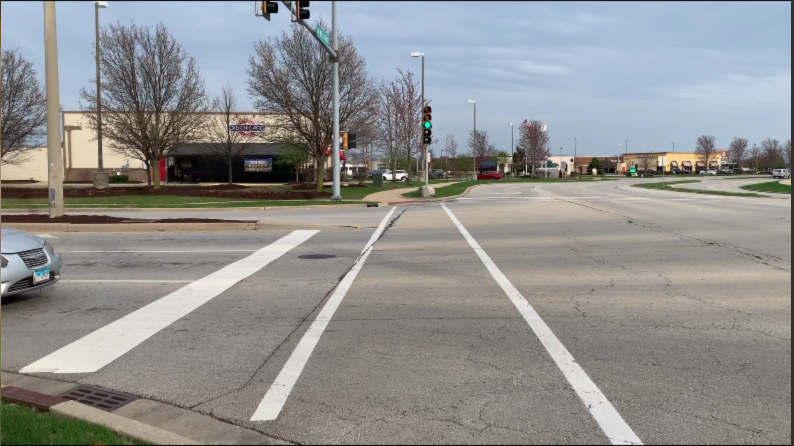
#> input picture Sidewalk and crosswalk detection/1038.png, 1588 x 892 px (shown at 1/2 size)
$ jupyter execute 'Two-Line Crosswalk Detection.ipynb'   (shell and % lines are left out)   (text cells are left out)
#> lines starting #> are read from the running program, lines starting #| are printed output that depends on the picture; after the words box and inside, x2 and y2 are one past the last pixel; in counts of white or black regions, pixels touching at a corner belong together; pictures that were not available may be replaced by others from this repository, and a replacement may not be noted
[cell 1]
import cv2
import numpy as np
import matplotlib.pyplot as plt
from scipy import stats
import math

[cell 2]
def open_img(img):
    image = cv2.imread(img)
    image = cv2.cvtColor(image,cv2.COLOR_BGR2GRAY)
    return image

[cell 3]
def open_img_color(img):
#> called with img = '1038.png'
    image = cv2.imread(img)
#> image is the input picture: shape (892, 1588, 3); mean B, G, R 142.9, 143.8, 143.8
    return image

[cell 4]
# [6 lines left out: function show_image_color, not called in this run]

[cell 5]
def show_image_gray(img):
    plt.imshow(img,  cmap='gray')
    plt.show()

[cell 6]
# [4 lines left out: function do_erode, not called in this run]

[cell 7]
# [5 lines left out: function do_dilate, not called in this run]

[cell 8]
def filtered_white(img,low_white,high_white):
    mask_white = cv2.inRange(img, low_white, high_white)
    img = cv2.bitwise_and(img, mask_white)
    kernel_size = 5
    gauss_gray = cv2.GaussianBlur(img,(kernel_size,kernel_size),0)
    #show_image_gray(gauss_gray)
    return gauss_gray

[cell 9]
def ROI(img):
    h,w = img.shape[0],img.shape[1]
    #print(h)
    #print(w)
    triangle = np.array([[(49,h),(429,h),(250,100)]])
    mask = np.zeros_like(img)
    cv2.fillPoly(mask,triangle,255)
    #show_image_gray(mask)
    masked_image = cv2.bitwise_and(img,mask)
    return masked_image

[cell 10]
# [11 lines left out: function auto_canny, not called in this run]

[cell 11]
# [44 lines left out: functions find_x_coordinate, find_and_draw_lines, not called in this run]
    #print(left_line_avg)

[cell 12]
def get_slope(x1,y1,x2,y2):
    return (y2-y1)/(x2-x1)
def find_draw_best_lines(original_img,lines):
    combo_img = original_img.copy()
    l_line = []
    r_line = []
    for line in lines:
        #print(line)
        det_slope = 0.8
        x1,y1,x2,y2 = line.reshape(4)
        slope = get_slope(x1,y1,x2,y2)
        if slope < -det_slope:
            l_line.append(x1)
            l_line.append(y1)
            l_line.append(x2)
            l_line.append(y2)
        elif slope > det_slope:
            r_line.append(x1)
            r_line.append(y1)
            r_line.append(x2)
            r_line.append(y2)

        if len(l_line) != 0 and len(r_line) != 0:
            line_img = np.zeros_like(original_img)
            cv2.line(line_img,(l_line[0],l_line[1]),(l_line[2],l_line[3]),(0,255,0),5)
            cv2.line(line_img,(r_line[0],r_line[1]),(r_line[2],r_line[3]),(0,255,0),5)
            combo_img = cv2.addWeighted(original_img,1,line_img,1,1)
            return combo_img
    return combo_img

[cell 13]
def hough_lines(original_img, img, rho, theta, threshold, min_line_len, max_line_gap):
    """
    `img` should be the output of a Canny transform.

    Returns an image with hough lines drawn.
    """
    lines = cv2.HoughLinesP(img, rho, theta, threshold, np.array([]), minLineLength=min_line_len, maxLineGap=max_line_gap)
    if lines is None:
        return original_img
    if len(lines) == 0:
        return
    combo_img = find_draw_best_lines(original_img.copy(),lines)
    #combo_img = find_and_draw_lines(original_img.copy(),lines)
    return combo_img

[cell 14]
###main
#https://abhishek4273.com/2014/03/15/fast-roadpath-detection-using-opencv/
### 1038.png
img_color = open_img_color('1038.png')
img = open_img('1038.png')
img = cv2.resize(img,(480,360))
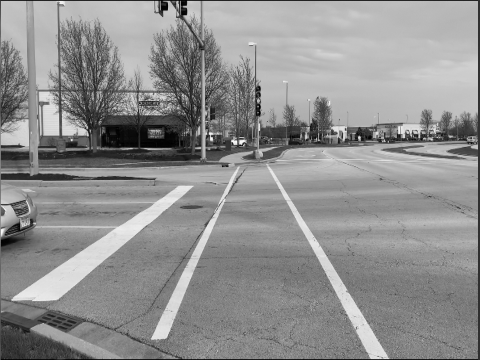
#> img: shape (360, 480); min 0, max 251, mean 143.5
img_color = cv2.resize(img_color,(480,360))
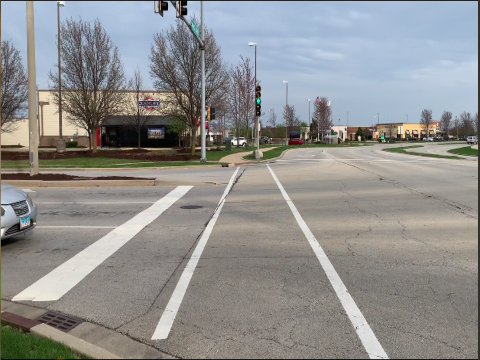
#> img_color: shape (360, 480, 3); mean B, G, R 142.7, 143.6, 143.7
img_2 = open_img('stair_crosswalk_1.jpg')
#> call 2 of open_img, with img = 'stair_crosswalk_1.jpg'
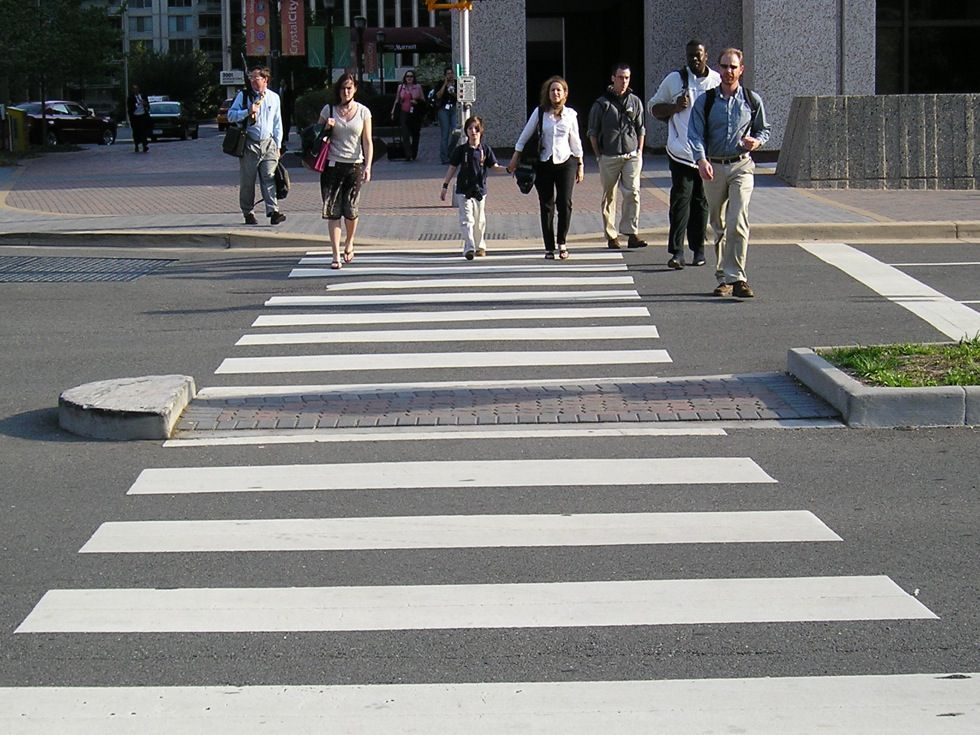
#> input picture Sidewalk and crosswalk detection/stair_crosswalk_1.jpg, 980 x 735 px
#> in open_img, image is the input picture: shape (735, 980, 3); mean B, G, R 123.2, 124.2, 124.3
img_3 = open_img('stair_crosswalk_2.jpg')
#> call 3 of open_img, with img = 'stair_crosswalk_2.jpg'
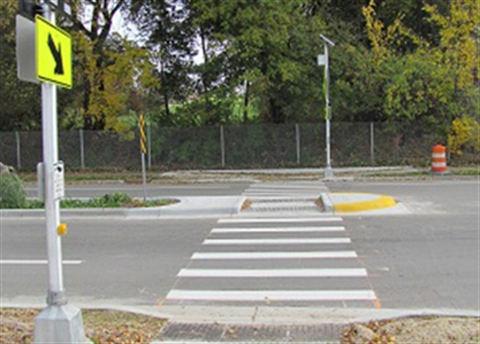
#> input picture Sidewalk and crosswalk detection/stair_crosswalk_2.jpg, 480 x 344 px
#> in open_img, image is the input picture: shape (344, 480, 3); mean B, G, R 111.8, 127.3, 127.2
show_image_gray(img)
# [5 lines of commented-out code are left out]
print("1. filtered image with white present.")
img = filtered_white(img,200,255)
#> in filtered_white, `mask_white = cv2.inRange(img, low_white, high_white)`:
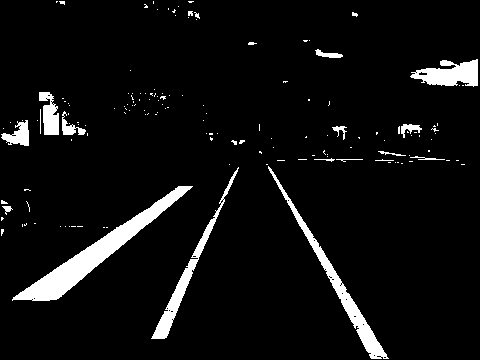
#> mask_white: shape (360, 480); 6% white; 151 white regions (130 under 20 px), largest, box (x1, y1, x2, y2) and area: (12, 186, 193, 301) 3533, (268, 166, 389, 359) 1893, (151, 167, 239, 339) 1385
show_image_gray(img)
#img_2 = filtered_white(img_2,200,255)
#img_3 = filtered_white(img_3,200,255)

print("2. Canny Edge using openCV")
#canny_img = auto_canny(img)
canny_img = cv2.Canny(img,100,150)
#> canny_img: shape (360, 480); 2.3% white in thin lines or dots
#canny_img_2 = cv2.Canny(img_2,250,400)
#canny_img_3 = cv2.Canny(img_3,250,250)
#hough_transform(img,canny_img)
show_image_gray(canny_img)
#show_image_gray(canny_img_2)
#show_image_gray(canny_img_3)
img_roi = ROI(canny_img)
#> in ROI, `cv2.fillPoly(mask,triangle,255)`:
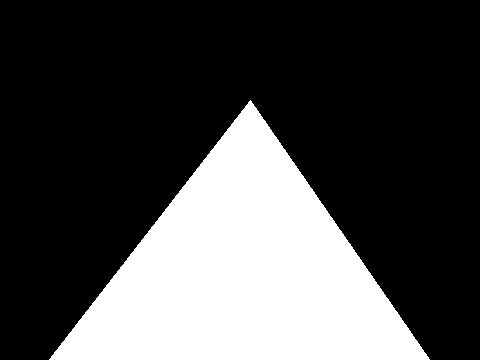
#> mask: shape (360, 480); 28.7% white; 1 white region, box (x1, y1, x2, y2) and area: (49, 100, 430, 360) 49660
#> in ROI, `masked_image = cv2.bitwise_and(img,mask)`: masked_image: shape (360, 480); 0.76% white in thin lines or dots, all inside (x1, y1, x2, y2) = (151, 123, 389, 360)
show_image_gray(img_roi)
rho = 4
theta = np.pi/180
#threshold is minimum number of intersections in a grid for candidate line to go to output
threshold = 30
min_line_len = 50
max_line_gap = 50
#my hough values started closer to the values in the quiz, but got bumped up considerably for the challenge video

line_image = hough_lines(img_color,img_roi, rho, theta, threshold, min_line_len, max_line_gap)
#> in hough_lines, `lines = cv2.HoughLinesP(img, rho, theta, threshold, np.array([]), minL..`: lines = 22 rows, first 6: [261, 150, 371, 358], [318, 242, 388, 358], [192, 259, 260, 125], [151, 338, 230, 177], [165, 338, 238, 167], [303, 219, 346, 292]
#> the loop in find_draw_best_lines, `for line in lines:` made 3 passes
#> (x1, y1, x2, y2, slope) on passes 1 to 3: (261, 150, 371, 358, 1.89), (318, 242, 388, 358, 1.66), (192, 259, 260, 125, -1.97)
#> after the loop in find_draw_best_lines, `for line in lines:`:
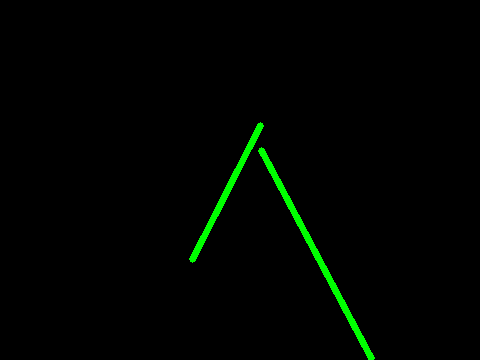
#> line_img: shape (360, 480, 3); mean of channels 0, 1, 2 0, 3.8, 0; drawn as B, G, R
#> after the loop in find_draw_best_lines, `for line in lines:`: l_line = [192, 259, 260, 125]; r_line = [261, 150, 371, 358, 318, 242, 388, 358]
show_image_gray(line_image)

[cell 15]
print('cv2 finished')

[cell 16]
cap = cv2.VideoCapture('IMG_1047.MOV')
fourcc = cv2.VideoWriter_fourcc(*'XVID')
#> fourcc = 1145656920
out = cv2.VideoWriter('1047_most.avi',fourcc, 30.0, (480,360))
while(cap.isOpened()):
    ret, frame = cap.read()
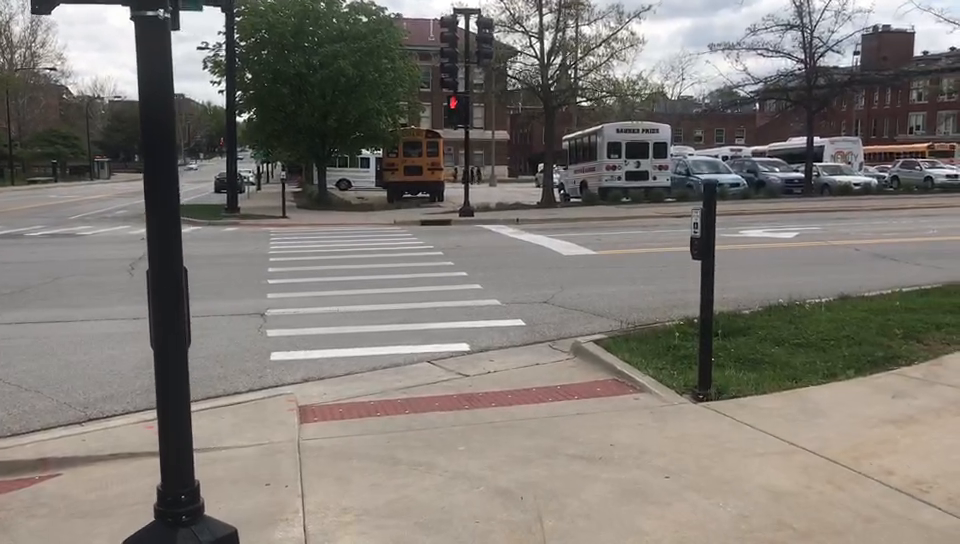
#> input picture frame 51 of Sidewalk and crosswalk detection/test1.mp4, 960 x 544 px, given in place of IMG_1047.MOV, which was not available
#> frame is the input picture: shape (544, 960, 3); mean B, G, R 116.6, 122.5, 127.3
    if ret == False:
        break
    gray = cv2.cvtColor(frame, cv2.COLOR_BGR2GRAY)
    img = cv2.resize(gray,(480,360))
    color = cv2.resize(frame,(480,360))
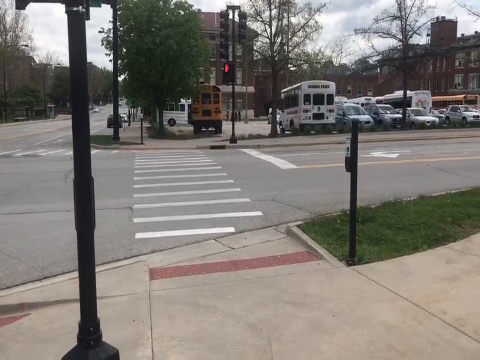
#> color: shape (360, 480, 3); mean B, G, R 116.5, 122.4, 127.2
    img = filtered_white(img,200,255)
#> in filtered_white (call 2), `mask_white = cv2.inRange(img, low_white, high_white)`: mask_white: shape (360, 480); 6.1% white; 233 white regions (209 under 20 px), largest, box (x1, y1, x2, y2) and area: (21, 3, 69, 66) 2196, (295, 0, 397, 55) 2185, (410, 0, 480, 37) 1417

    canny_img = cv2.Canny(img,100,150)
#> canny_img: shape (360, 480); 2.4% white in thin lines or dots, all inside (x1, y1, x2, y2) = (0, 0, 480, 238)
    img_roi = ROI(canny_img)
#> in ROI (call 2), `masked_image = cv2.bitwise_and(img,mask)`:
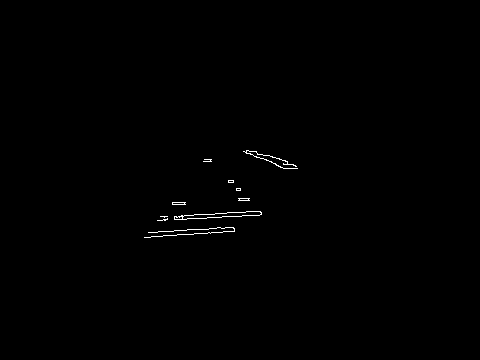
#> masked_image: shape (360, 480); 0.36% white in thin lines or dots, all inside (x1, y1, x2, y2) = (144, 150, 298, 238)
    rho = 4
    theta = np.pi/180
    #threshold is minimum number of intersections in a grid for candidate line to go to output
    threshold = 40
    min_line_len = 50
    max_line_gap = 100
    #my hough values started closer to the values in the quiz, but got bumped up considerably for the challenge video

    combo_img = hough_lines(color,img_roi, rho, theta, threshold, min_line_len, max_line_gap)
#> the loop in find_draw_best_lines (call 2), `for line in lines:` made 11 passes
#> (x1, y1, x2, y2, slope) on passes 1 to 11: (181, 215, 259, 215, 0), (148, 232, 222, 232, 0), (183, 219, 260, 211, -0.104), (144, 237, 233, 227, -0.112), (174, 217, 247, 211, -0.0822), (158, 231, 234, 230, -0.0132), (172, 203, 248, 199, -0.0526), (172, 235, 248, 211, -0.316), (157, 220, 237, 188, -0.4), (172, 204, 233, 182, -0.361), (158, 220, 261, 214, -0.0583)
    out.write(combo_img)
    #cv2.imshow('frame',color)
    #if cv2.waitKey(1) & 0xFF == ord('q'):
        #break
out.release()
cap.release()
cv2.destroyAllWindows()
print("output finished")
